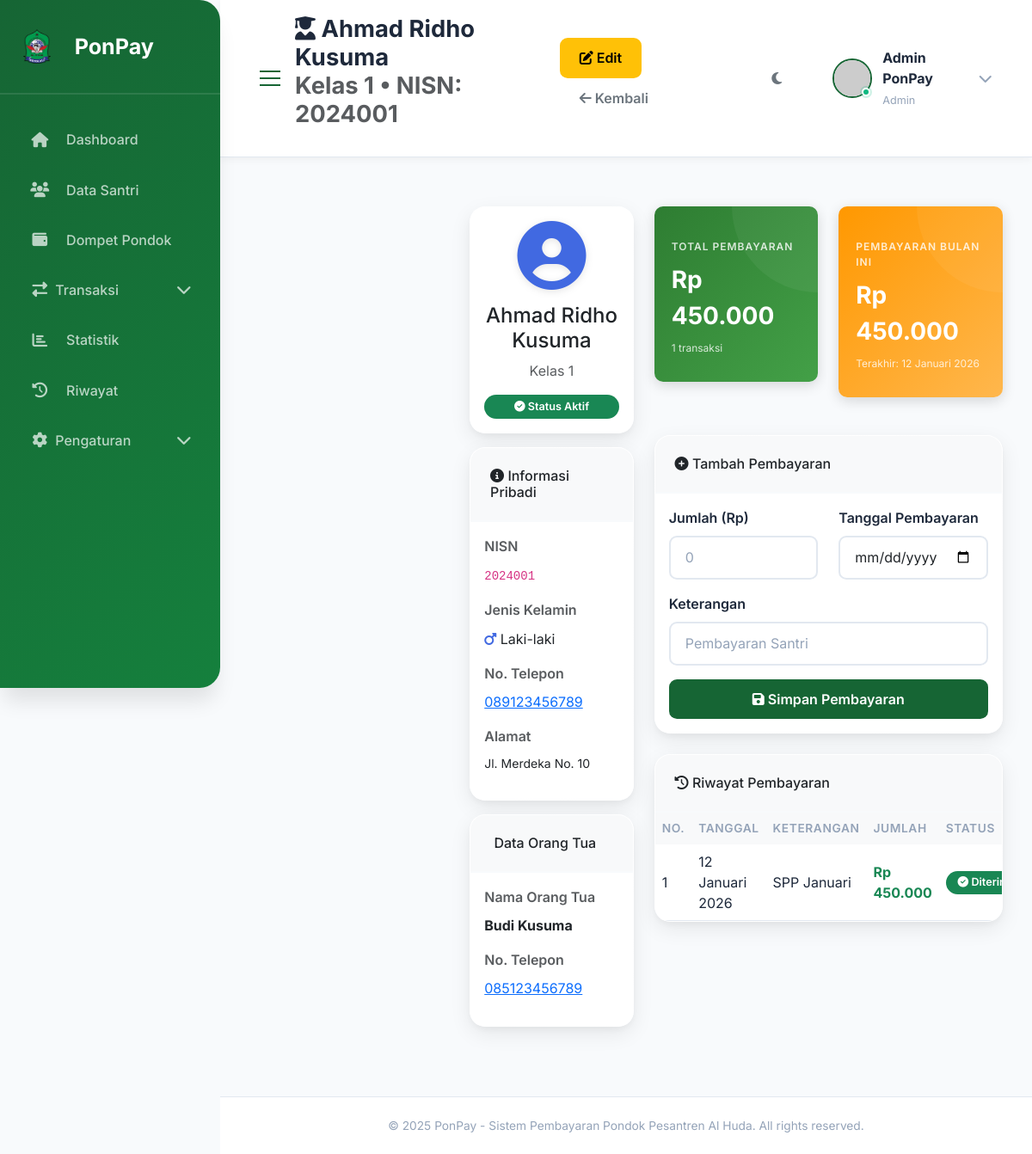
The app's page /students/1, older data.
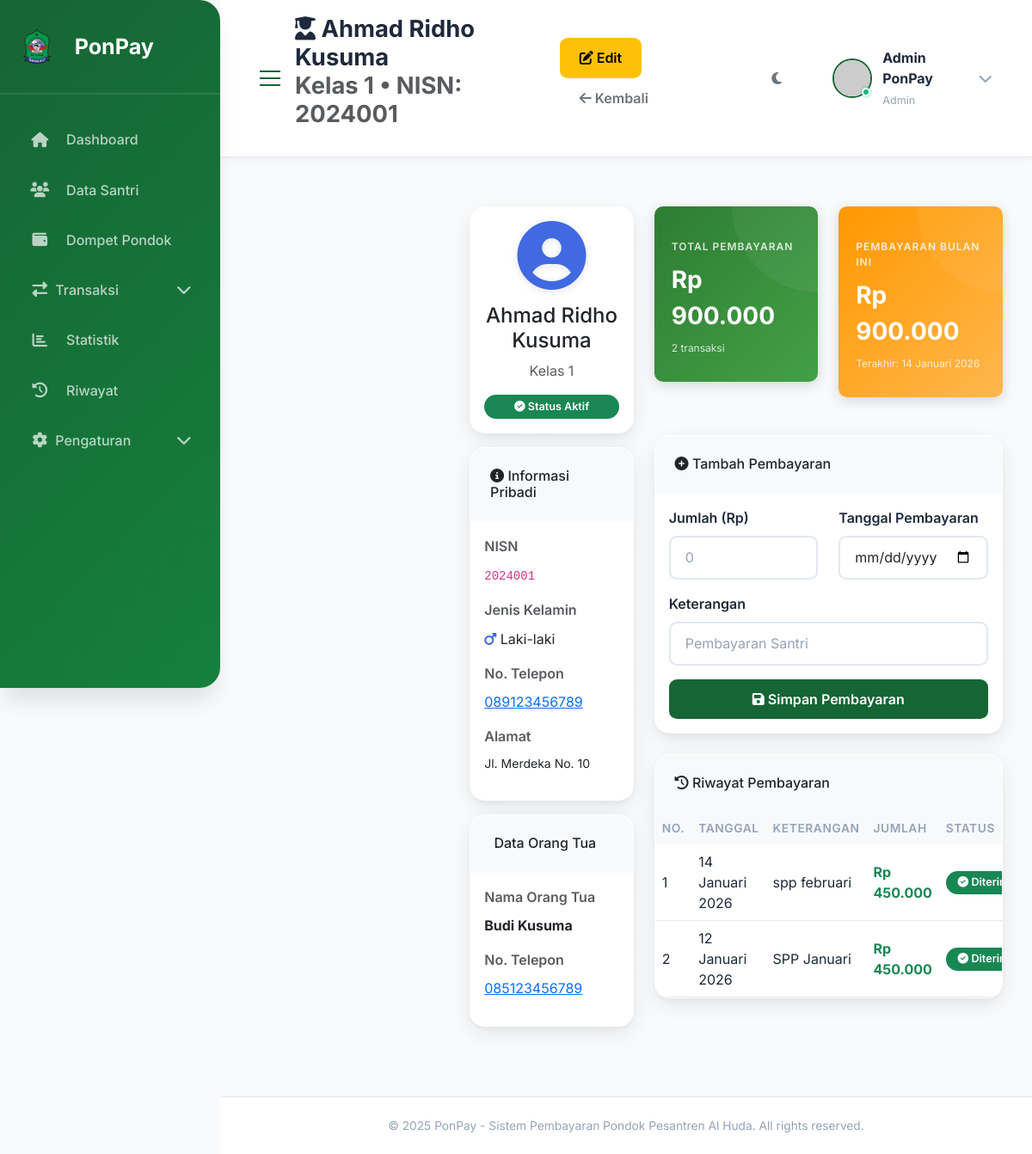
The same page, newer data.
### tables this page shows
CREATE TABLE transactions (
        id INTEGER PRIMARY KEY AUTOINCREMENT,
        user_id INTEGER NOT NULL,
        student_id INTEGER,
        type TEXT NOT NULL,
        category TEXT NOT NULL,
        amount INTEGER NOT NULL,
        description TEXT,
        date DATE NOT NULL,
        created_at TIMESTAMP DEFAULT CURRENT_TIMESTAMP, bill_id INTEGER REFERENCES bills(id),
        FOREIGN KEY (user_id) REFERENCES users(id),
        FOREIGN KEY (student_id) REFERENCES students(id)
    );

### routes.py (the view)
@students_bp.route('/<int:student_id>')
def detail(student_id):
    student = get_student(student_id)
    if not student:
        return redirect(url_for('students.index'))
    payments = get_student_payments(student_id)
    stats = get_student_payment_stats(student_id)
    return render_template('student_detail.html', student=student, payments=payments, stats=stats)

### app.py (called while the page is built)
@app.template_filter('rupiah')
def rupiah_format(value):
    try:
        value = int(value) if isinstance(value, (int, float)) else int(value)
        return f"Rp {value:,.0f}".replace(',', '.')
    except (ValueError, TypeError):
        return "Rp 0"

@app.template_filter('format_date')
def format_date(date_string):
    months = {
        'January': 'Januari', 'February': 'Februari', 'March': 'Maret',
        'April': 'April', 'May': 'Mei', 'June': 'Juni',
        'July': 'Juli', 'August': 'Agustus', 'September': 'September',
        'October': 'Oktober', 'November': 'November', 'December': 'Desember'
    }
    try:
        if isinstance(date_string, str):
            dt = datetime.strptime(date_string, '%Y-%m-%d')
        else:
            dt = date_string
        day = dt.day
        month_en = dt.strftime('%B')
        year = dt.year
        month_id = months.get(month_en, month_en)
        return f"{day} {month_id} {year}"
    except:
        return str(date_string)

### db.py (called while the page is built)
def get_db():
    if 'db' not in g:
        g.db = sqlite3.connect(current_app.config['DATABASE'])
        g.db.row_factory = sqlite3.Row  # Enable column access by name
    return g.db

### templates/student_detail.html (shortened to what the changed rows need)
{% extends "base.html" %}
{% block page_title %}
<div class="d-flex justify-content-between align-items-center">
    <div>
        <h1 class="page-title"><i class="fas fa-user-graduate"></i> {{ student.name }}</h1>
    </div>
</div>
{% endblock %}
{% block content %}
<div class="main-content">
    <div class="row mb-4">
        <div class="col-md-8">
            <div class="row mb-4">
                <div class="col-md-6">
                    <div class="balance-card" style="background: linear-gradient(135deg, #2E7D32 0%, #43A047 100%);">
                        <div class="balance-label">Total Pembayaran</div>
                        <div class="balance-value">{{ stats.total_payment|rupiah }}</div>
                        <div class="balance-count">{{ stats.payment_count }} transaksi</div>
                    </div>
                </div>
                <div class="col-md-6">
                    <div class="balance-card" style="background: linear-gradient(135deg, #FF9800 0%, #FFB74D 100%);">
                        <div class="balance-label">Pembayaran Bulan Ini</div>
                        <div class="balance-value">{{ stats.month_payment|rupiah }}</div>
                        {% if stats.last_payment %}
                            <div class="balance-count">Terakhir: {{ stats.last_payment.date|format_date }}</div>
                        {% else %}
                            <div class="balance-count">Belum ada pembayaran</div>
                        {% endif %}
                    </div>
                </div>
            </div>
            <div class="card">
                <div class="table-responsive">
                    <table class="table table-hover mb-0">
                        <thead class="table-light">
                            <tr>
                                <th>No.</th>
                                <th>Tanggal</th>
                                <th>Keterangan</th>
                                <th>Jumlah</th>
                                <th>Status</th>
                            </tr>
                        </thead>
                        <tbody>
                            {% if payments %}
                                {% for payment in payments %}
                                <tr>
                                    <td>{{ loop.index }}</td>
                                    <td>{{ payment.date|format_date }}</td>
                                    <td>{{ payment.description }}</td>
                                    <td>
                                        <strong class="text-success">{{ payment.amount|rupiah }}</strong>
                                    </td>
                                    <td>
                                        <span class="badge bg-success">
                                            <i class="fas fa-check-circle"></i> Diterima
                                        </span>
                                    </td>
                                </tr>
                                {% endfor %}
                            {% else %}
                                <tr>
                                    <td colspan="5" class="text-center py-4 text-muted">
                                        <i class="fas fa-inbox"></i> Belum ada pembayaran
                                    </td>
                                </tr>
                            {% endif %}
                        </tbody>
                    </table>
                </div>
            </div>
        </div>
    </div>
</div>
{% endblock %}

Row changes from the older to the newer data that the page shows:
added transactions: last_payment "14 Januari 2026", date "14 Januari 2026", description "spp februari", amount|rupiah "Rp 450.000"
Text that changed along with them:
{{ stats.total_payment|rupiah }}: "Rp 450.000" → "Rp 900.000"
{{ stats.payment_count }}: "1" → "2"
{{ stats.month_payment|rupiah }}: "Rp 450.000" → "Rp 900.000"
{{ stats.last_payment.date|format_date }}: "12 Januari 2026" → "14 Januari 2026"
